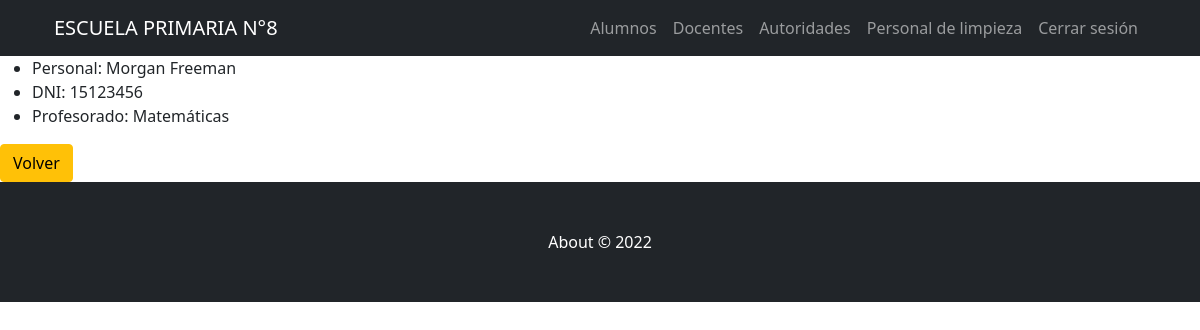
Before: /AppZero/docentes/detalle/3 (signed in) with the older database file.
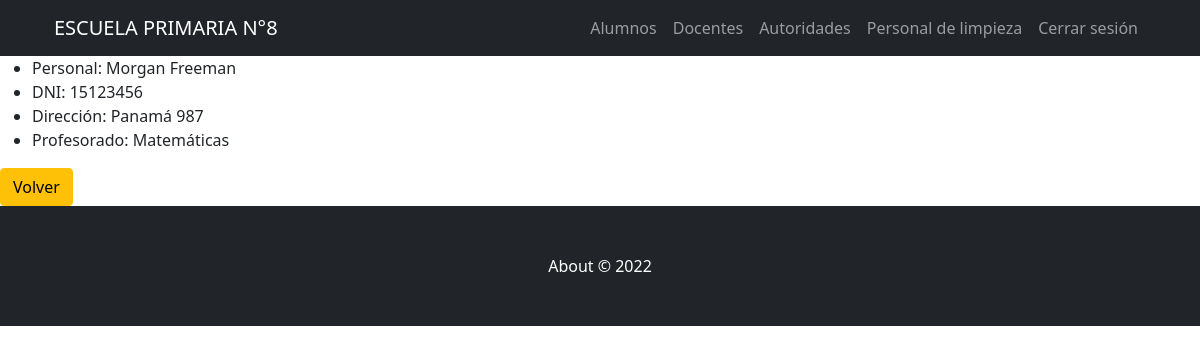
After: the same page with the newer database file.
### AppZero/models.py (models this page shows, shortened)
class Docente(models.Model):
    nombre=models.CharField(max_length=40)
    apellido=models.CharField(max_length=40)
    DNI = models.IntegerField()
    direccion=models.CharField(max_length=60, blank=True, null=True)
    telefono=models.IntegerField(blank=True, null=True)
    email=models.EmailField(blank=True, null=True)
    profesorado = models.CharField(max_length=40)

### AppZero/views.py (the view)
# urls.py: path('docentes/detalle/<pk>', views.DocentesDetail.as_view(), name="DocentesDetail"),
@method_decorator(login_required(login_url='Login'), name='dispatch')
@method_decorator(personal_permitido(cargo_permitido=['Recursos Humanos']), name='dispatch')
class DocentesDetail(DetailView):
    model = Docente
    template_name = 'AppZero/Docentes/docentes_detail.html'

### AppZero/Templates/AppZero/Docentes/docentes_detail.html (shortened to what this page needs)
{% extends "AppZero/padre.html" %}
{% load static %}
{% block contenidoAdicional %}
    <ul>
        <li>Personal: {{docente.nombre}} {{docente.apellido}}</li>
        <li>DNI: {{docente.DNI}}</li>
        {% if docente.direccion %}
        <li>Dirección: {{docente.direccion}}</li>
        {% endif %}
        <li>Profesorado: {{docente.profesorado}}</li>
    </ul>
    <a class="btn btn-warning" href="javascript:history.back()">Volver</a>
{% endblock %}

Changed rows visible on the page:
changed Docente "Morgan": direccion (not shown) → "Panamá 987"
Other visible differences:
text now shown: "Dirección:"
